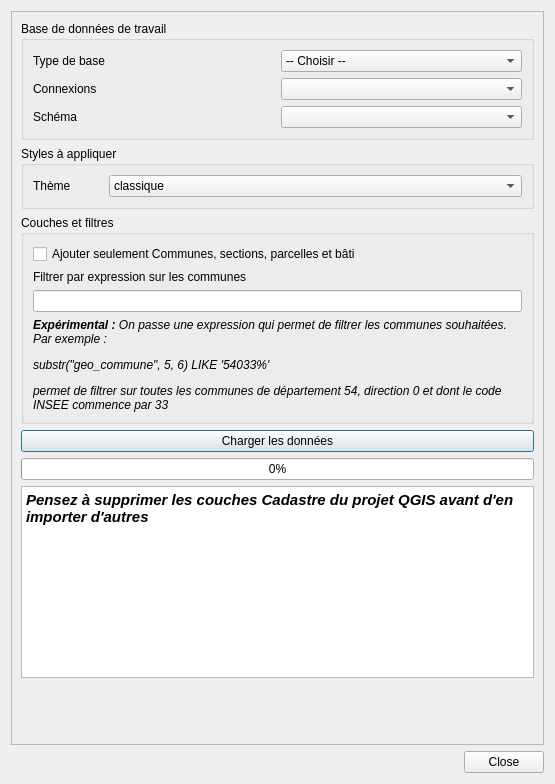
<?xml version="1.0" encoding="UTF-8"?>
<ui version="4.0">
 <class>cadastre_load_form</class>
 <widget class="QDialog" name="cadastre_load_form">
  <property name="geometry">
   <rect>
    <x>0</x>
    <y>0</y>
    <width>555</width>
    <height>784</height>
   </rect>
  </property>
  <property name="windowTitle">
   <string>Cadastre</string>
  </property>
  <layout class="QVBoxLayout" name="verticalLayout">
   <item>
    <widget class="QScrollArea" name="scrollArea">
     <property name="widgetResizable">
      <bool>true</bool>
     </property>
     <widget class="QWidget" name="scrollAreaWidgetContents">
      <property name="geometry">
       <rect>
        <x>0</x>
        <y>0</y>
        <width>519</width>
        <height>765</height>
       </rect>
      </property>
      <layout class="QVBoxLayout" name="verticalLayout_2">
       <item>
        <widget class="QGroupBox" name="groupBox">
         <property name="title">
          <string>Base de données de travail</string>
         </property>
         <layout class="QVBoxLayout" name="verticalLayout_6">
          <item>
           <layout class="QGridLayout" name="gridLayout">
            <item row="1" column="1">
             <widget class="QComboBox" name="liDbConnection"/>
            </item>
            <item row="1" column="0">
             <widget class="QLabel" name="label_2">
              <property name="text">
               <string>Connexions</string>
              </property>
             </widget>
            </item>
            <item row="2" column="0">
             <widget class="QLabel" name="label_3">
              <property name="text">
               <string>Schéma</string>
              </property>
             </widget>
            </item>
            <item row="2" column="1">
             <widget class="QComboBox" name="liDbSchema"/>
            </item>
            <item row="0" column="0">
             <widget class="QLabel" name="label">
              <property name="text">
               <string>Type de base</string>
              </property>
             </widget>
            </item>
            <item row="0" column="1">
             <widget class="QComboBox" name="liDbType">
              <item>
               <property name="text">
                <string>-- Choisir --</string>
               </property>
              </item>
              <item>
               <property name="text">
                <string>Postgis</string>
               </property>
              </item>
              <item>
               <property name="text">
                <string>Spatialite</string>
               </property>
              </item>
             </widget>
            </item>
           </layout>
          </item>
         </layout>
        </widget>
       </item>
       <item>
        <widget class="QGroupBox" name="groupBox_5">
         <property name="title">
          <string>Styles à appliquer</string>
         </property>
         <layout class="QVBoxLayout" name="verticalLayout_14">
          <item>
           <layout class="QHBoxLayout" name="horizontalLayout_8">
            <item>
             <widget class="QLabel" name="label_12">
              <property name="maximumSize">
               <size>
                <width>70</width>
                <height>16777215</height>
               </size>
              </property>
              <property name="text">
               <string>Thème</string>
              </property>
             </widget>
            </item>
            <item>
             <widget class="QComboBox" name="liTheme">
              <item>
               <property name="text">
                <string>classique</string>
               </property>
              </item>
             </widget>
            </item>
           </layout>
          </item>
         </layout>
        </widget>
       </item>
       <item>
        <widget class="QGroupBox" name="groupBox_2">
         <property name="title">
          <string>Couches et filtres</string>
         </property>
         <layout class="QVBoxLayout" name="verticalLayout_3">
          <item>
           <widget class="QCheckBox" name="cbMainLayersOnly">
            <property name="text">
             <string>Ajouter seulement Communes, sections, parcelles et bâti</string>
            </property>
           </widget>
          </item>
          <item>
           <widget class="QLabel" name="label_4">
            <property name="text">
             <string>Filtrer par expression sur les communes</string>
            </property>
           </widget>
          </item>
          <item>
           <widget class="QLineEdit" name="communeFilter"/>
          </item>
          <item>
           <widget class="QLabel" name="label_5">
            <property name="font">
             <font>
              <italic>true</italic>
             </font>
            </property>
            <property name="text">
             <string>&lt;html&gt;&lt;head/&gt;&lt;body&gt;&lt;p&gt;&lt;span style=&quot; font-weight:600;&quot;&gt;Expérimental :&lt;/span&gt; On passe une expression qui permet de filtrer les communes souhaitées. Par exemple : &lt;/p&gt;&lt;p&gt;substr(&amp;quot;geo_commune&amp;quot;, 5, 6) LIKE '54033%'&lt;/p&gt;&lt;p&gt;permet de filtrer sur toutes les communes de département 54, direction 0 et dont le code INSEE commence par 33&lt;/p&gt;&lt;/body&gt;&lt;/html&gt;</string>
            </property>
            <property name="textFormat">
             <enum>Qt::RichText</enum>
            </property>
            <property name="wordWrap">
             <bool>true</bool>
            </property>
            <property name="margin">
             <number>1</number>
            </property>
           </widget>
          </item>
         </layout>
        </widget>
       </item>
       <item>
        <widget class="QPushButton" name="btProcessLoading">
         <property name="text">
          <string>Charger les données</string>
         </property>
        </widget>
       </item>
       <item>
        <widget class="QProgressBar" name="pbProcess">
         <property name="value">
          <number>0</number>
         </property>
        </widget>
       </item>
       <item>
        <widget class="QTextEdit" name="txtLog">
         <property name="html">
          <string>&lt;!DOCTYPE HTML PUBLIC &quot;-//W3C//DTD HTML 4.0//EN&quot; &quot;http://www.w3.org/TR/REC-html40/strict.dtd&quot;&gt;
&lt;html&gt;&lt;head&gt;&lt;meta name=&quot;qrichtext&quot; content=&quot;1&quot; /&gt;&lt;style type=&quot;text/css&quot;&gt;
p, li { white-space: pre-wrap; }
&lt;/style&gt;&lt;/head&gt;&lt;body style=&quot; font-family:'Ubuntu'; font-size:11pt; font-weight:400; font-style:normal;&quot;&gt;
&lt;p style=&quot; margin-top:0px; margin-bottom:0px; margin-left:0px; margin-right:0px; -qt-block-indent:0; text-indent:0px;&quot;&gt;&lt;span style=&quot; font-weight:600; font-style:italic;&quot;&gt;Pensez à supprimer les couches Cadastre du projet QGIS avant d'en importer d'autres&lt;/span&gt;&lt;/p&gt;&lt;/body&gt;&lt;/html&gt;</string>
         </property>
        </widget>
       </item>
       <item>
        <spacer name="verticalSpacer">
         <property name="orientation">
          <enum>Qt::Vertical</enum>
         </property>
         <property name="sizeHint" stdset="0">
          <size>
           <width>20</width>
           <height>40</height>
          </size>
         </property>
        </spacer>
       </item>
      </layout>
     </widget>
    </widget>
   </item>
   <item>
    <widget class="QDialogButtonBox" name="buttonBox">
     <property name="standardButtons">
      <set>QDialogButtonBox::Close</set>
     </property>
    </widget>
   </item>
  </layout>
 </widget>
 <resources>
  <include location="resource.qrc"/>
 </resources>
 <connections/>
</ui>
